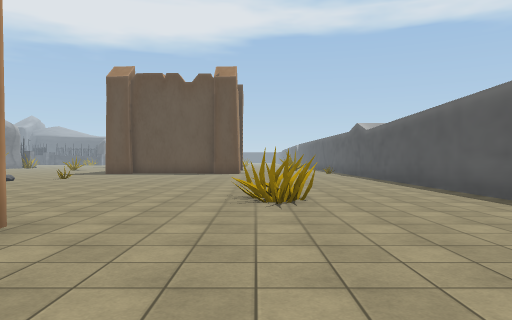
view 1 (above)

24 first-person views from a walk through a Unity game level. The camera is 1.4 m above the floor, looks level and sees 70° across. The floor is counted in squares, 2 m on a side. Each view is taken from the middle of a square. On the plan, view 1 faces up. The plan holds only what a view shows up to about 11 squares ahead; the rest is blank. The place goes on beyond the plan. The player is left out. Some animated figures are left out. Some surface patterns are stand-ins.

view 2
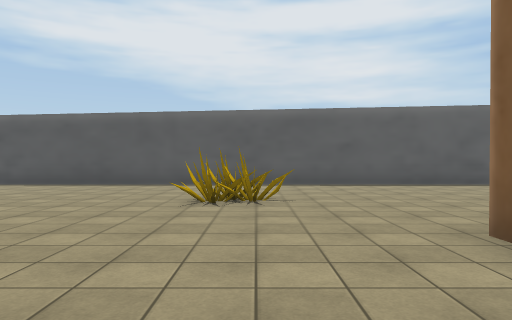

view 3
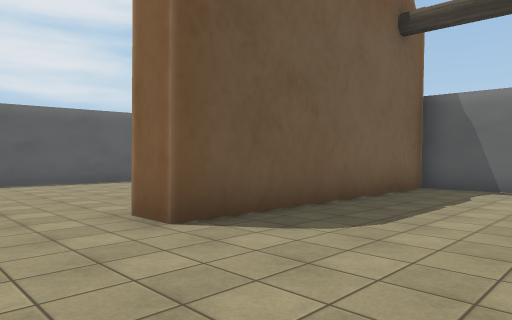

view 4
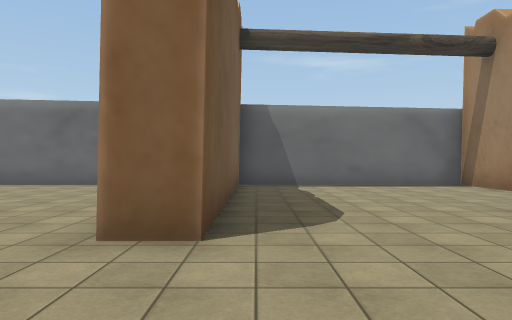

view 5
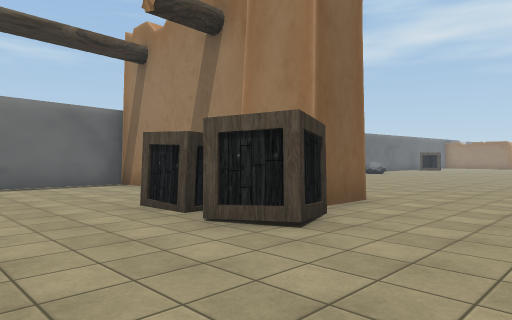

view 6
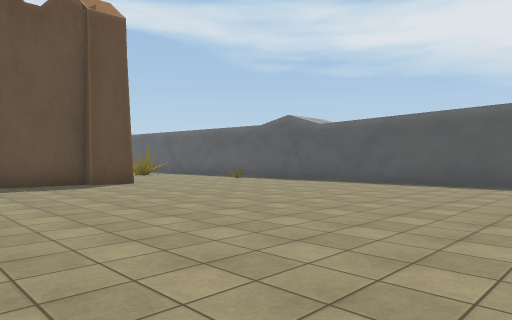

view 7
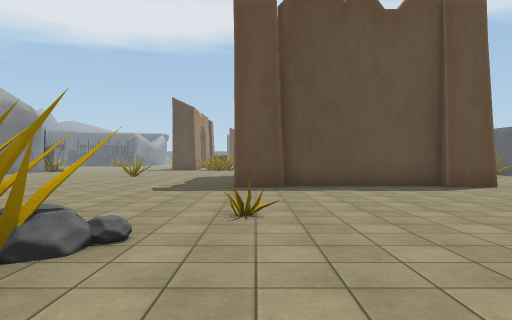

view 8
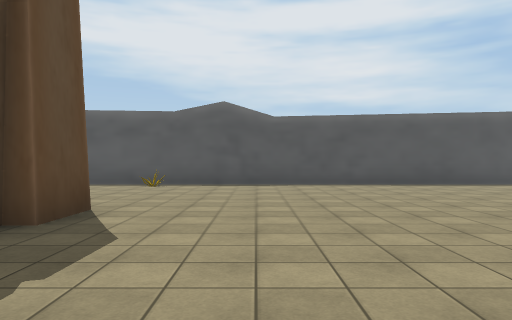

view 9
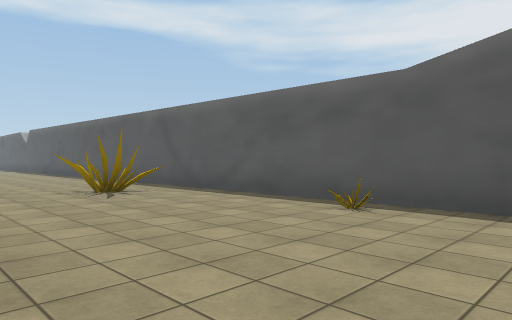

view 10
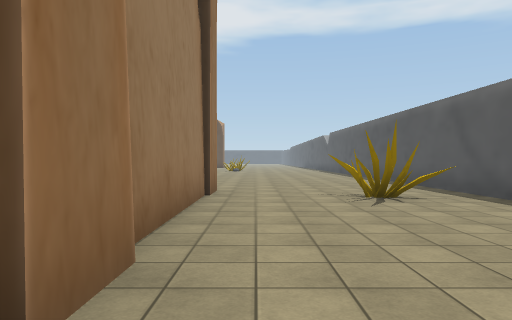

view 11
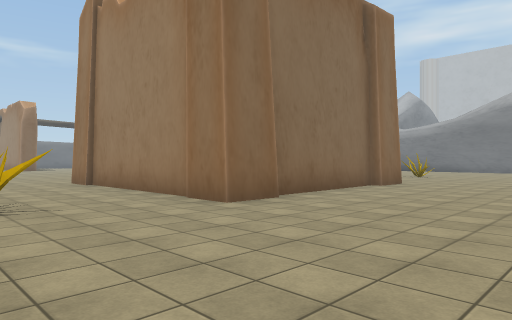

view 12
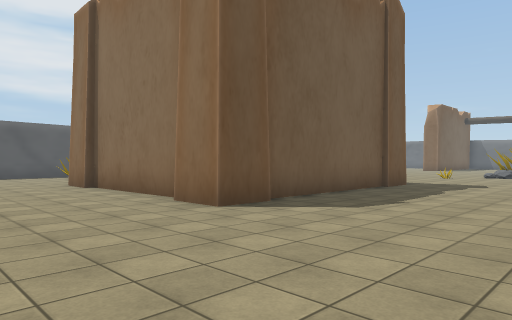

view 13
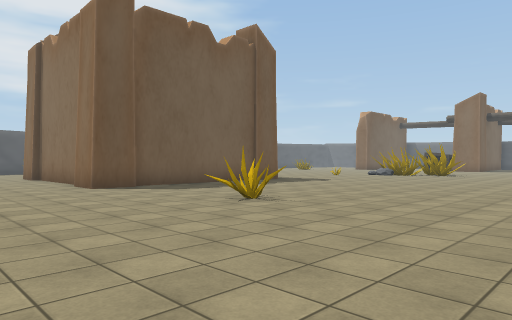

view 14
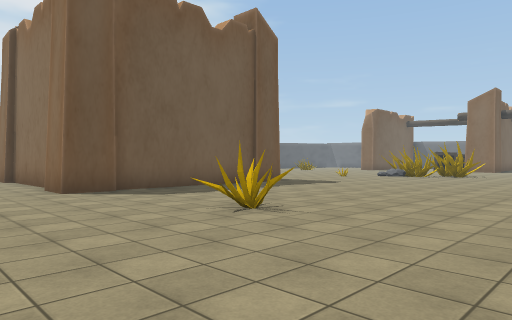

view 15
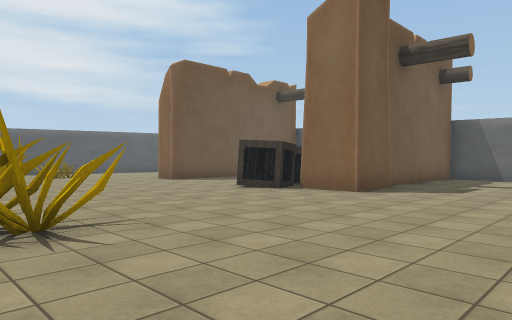

view 16
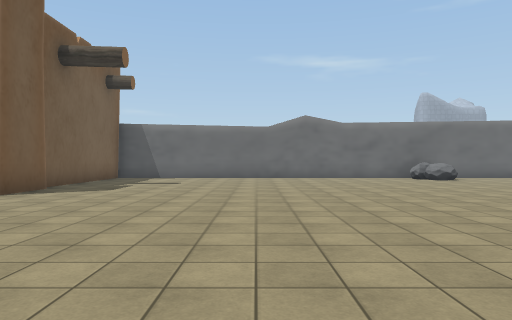

view 17
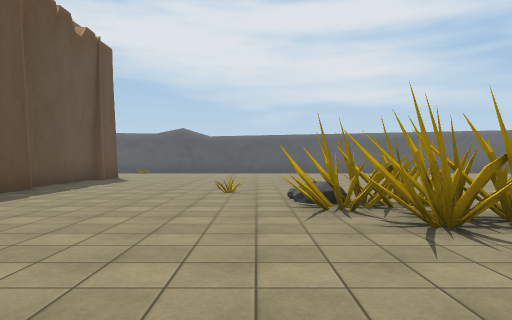

view 18
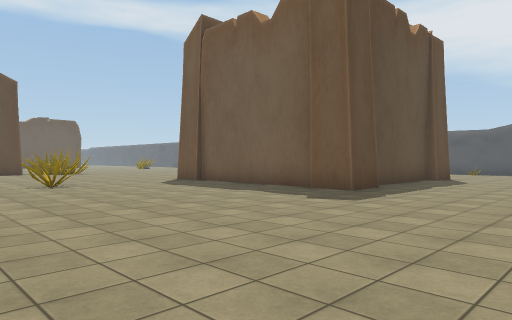

view 19
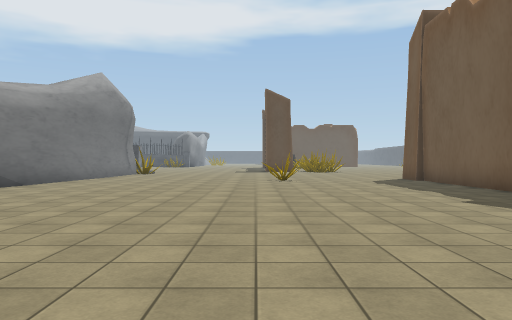

view 20
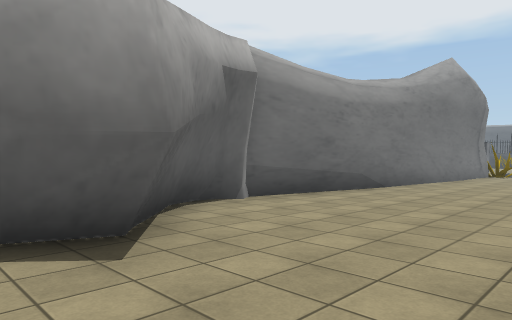

view 21
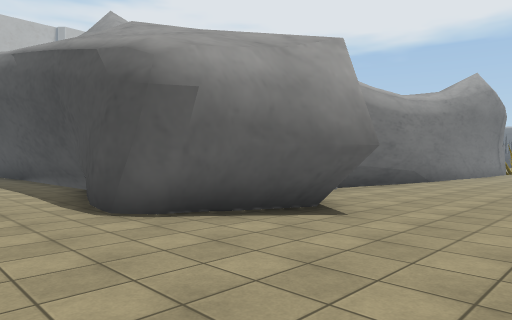

view 22
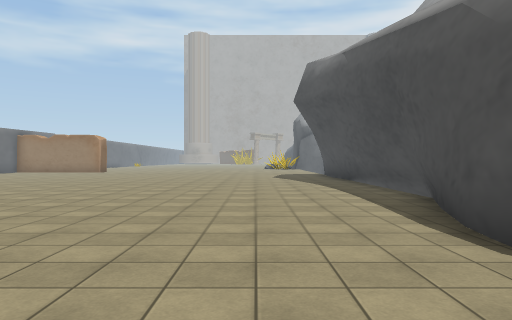

view 23
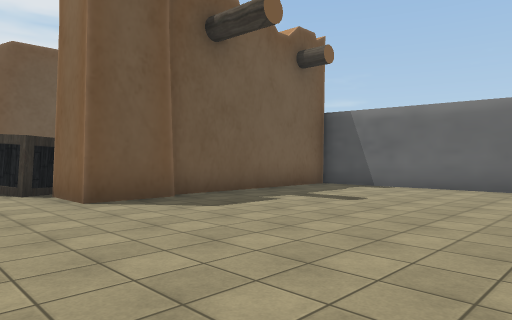

view 24
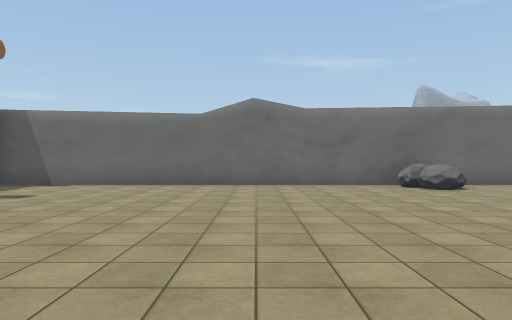

### Floor plan
Key: @ floor where view 1 was taken; # wall or solid block; . floor; = window, fence, low wall or low ledge; R rock.
Columns run from 28 left of view 1 to 5 right of it. Each row starts with its distance up from view 1.
 30                             .. .
 29            . .. . ..   ........
 28             .....................#
 27            ......................#
 26            ......................#
 25          #...........#######.....#
 24          #......#....#     #..##.#
 23          #...........#     #..##.#
 22         ##...........#     #.....#
 21         #............#     #.....#
 20         #............#     #.....#
 19         #............#######.....#
 18         #........................#
 17         #........................#
 16         #........................#
 15         ###......................#
 14   ###    ##......................#
 13 ###.######.... ..................#
 12 .............. .###R.............#
 11 .............. .####.............#
 10 ............ ...##.#.............#
  9 .................................#
  8 .................................#
  7 ............................=#...#
  6 ....... ....................##...#
  5 .....   .........................#
  4 ....   ...........###............#
  3 ..    ............###....#.......#
  2       ............###....#.......#
  1      .............# .....# ......#
  0      .............#......# .@....#
 -1     ..............#......# ....  #
 -2     .RR...........#......#  ...
 -3    ..RR...........#......#  ....
 -4    ##  ###################   ###

Where each view was taken, in squares from view 1:
view 1: 0 up, 0 right, facing up
view 2: 6 up, 6 left, facing right
view 3: 6 up, 7 left, facing down-right
view 4: 7 up, 4 left, facing down
view 5: 7 up, 5 left, facing down-left
view 6: 8 up, 6 left, facing up-right
view 7: 9 up, 7 left, facing up
view 8: 16 up, 6 left, facing right
view 9: 16 up, 1 left, facing up-right
view 10: 17 up, 0 right, facing up
view 11: 30 up, 3 right, facing down-left
view 12: 29 up, 12 left, facing down-right
view 13: 29 up, 17 left, facing down-right
view 14: 28 up, 16 left, facing down-right
view 15: 11 up, 15 left, facing down-right
view 16: 11 up, 16 left, facing down
view 17: 13 up, 15 left, facing right
view 18: 14 up, 15 left, facing up-right
view 19: 12 up, 13 left, facing up
view 20: 13 up, 15 left, facing up-left
view 21: 10 up, 15 left, facing up-left
view 22: 10 up, 17 left, facing left
view 23: 6 up, 17 left, facing down-right
view 24: 7 up, 18 left, facing down
